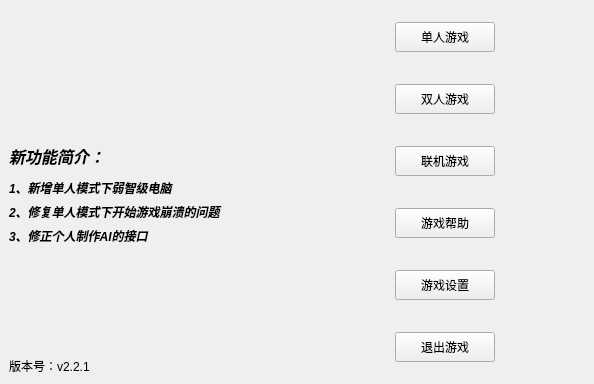
<?xml version="1.0" encoding="UTF-8"?>
<ui version="4.0">
 <class>MainMenuFace</class>
 <widget class="QWidget" name="MainMenuFace">
  <property name="geometry">
   <rect>
    <x>0</x>
    <y>0</y>
    <width>594</width>
    <height>384</height>
   </rect>
  </property>
  <property name="windowTitle">
   <string>Form</string>
  </property>
  <layout class="QHBoxLayout" name="horizontalLayout_11" stretch="0,0">
   <property name="spacing">
    <number>0</number>
   </property>
   <property name="leftMargin">
    <number>0</number>
   </property>
   <property name="topMargin">
    <number>0</number>
   </property>
   <property name="rightMargin">
    <number>0</number>
   </property>
   <property name="bottomMargin">
    <number>0</number>
   </property>
   <item>
    <widget class="QWidget" name="widget_7" native="true">
     <layout class="QVBoxLayout" name="verticalLayout_2">
      <item>
       <widget class="QWidget" name="widget_8" native="true">
        <property name="sizePolicy">
         <sizepolicy hsizetype="Preferred" vsizetype="Expanding">
          <horstretch>0</horstretch>
          <verstretch>0</verstretch>
         </sizepolicy>
        </property>
       </widget>
      </item>
      <item>
       <widget class="QLabel" name="label">
        <property name="minimumSize">
         <size>
          <width>0</width>
          <height>35</height>
         </size>
        </property>
        <property name="font">
         <font>
          <pointsize>12</pointsize>
          <weight>75</weight>
          <italic>true</italic>
          <bold>true</bold>
         </font>
        </property>
        <property name="text">
         <string>新功能简介：</string>
        </property>
       </widget>
      </item>
      <item>
       <widget class="QLabel" name="label_2">
        <property name="font">
         <font>
          <weight>75</weight>
          <italic>true</italic>
          <bold>true</bold>
         </font>
        </property>
        <property name="text">
         <string>1、新增单人模式下弱智级电脑</string>
        </property>
       </widget>
      </item>
      <item>
       <widget class="QLabel" name="label_4">
        <property name="font">
         <font>
          <weight>75</weight>
          <italic>true</italic>
          <bold>true</bold>
         </font>
        </property>
        <property name="text">
         <string>2、修复单人模式下开始游戏崩溃的问题</string>
        </property>
       </widget>
      </item>
      <item>
       <widget class="QLabel" name="label_5">
        <property name="font">
         <font>
          <weight>75</weight>
          <italic>true</italic>
          <bold>true</bold>
         </font>
        </property>
        <property name="text">
         <string>3、修正个人制作AI的接口</string>
        </property>
       </widget>
      </item>
      <item>
       <widget class="QWidget" name="widget_9" native="true">
        <property name="minimumSize">
         <size>
          <width>0</width>
          <height>100</height>
         </size>
        </property>
       </widget>
      </item>
      <item>
       <widget class="QLabel" name="label_3">
        <property name="sizePolicy">
         <sizepolicy hsizetype="Preferred" vsizetype="Fixed">
          <horstretch>0</horstretch>
          <verstretch>0</verstretch>
         </sizepolicy>
        </property>
        <property name="text">
         <string>版本号：v2.2.1</string>
        </property>
        <property name="alignment">
         <set>Qt::AlignLeading|Qt::AlignLeft|Qt::AlignVCenter</set>
        </property>
       </widget>
      </item>
     </layout>
    </widget>
   </item>
   <item>
    <widget class="QWidget" name="widget_6" native="true">
     <layout class="QVBoxLayout" name="verticalLayout">
      <item>
       <widget class="QWidget" name="widget" native="true">
        <layout class="QHBoxLayout" name="horizontalLayout">
         <item>
          <widget class="QPushButton" name="pushButton">
           <property name="sizePolicy">
            <sizepolicy hsizetype="Fixed" vsizetype="Fixed">
             <horstretch>0</horstretch>
             <verstretch>0</verstretch>
            </sizepolicy>
           </property>
           <property name="minimumSize">
            <size>
             <width>100</width>
             <height>30</height>
            </size>
           </property>
           <property name="cursor">
            <cursorShape>PointingHandCursor</cursorShape>
           </property>
           <property name="text">
            <string>单人游戏</string>
           </property>
          </widget>
         </item>
        </layout>
       </widget>
      </item>
      <item>
       <widget class="QWidget" name="widget_4" native="true">
        <layout class="QHBoxLayout" name="horizontalLayout_4">
         <item>
          <widget class="QPushButton" name="pushButton_2">
           <property name="sizePolicy">
            <sizepolicy hsizetype="Fixed" vsizetype="Fixed">
             <horstretch>0</horstretch>
             <verstretch>0</verstretch>
            </sizepolicy>
           </property>
           <property name="minimumSize">
            <size>
             <width>100</width>
             <height>30</height>
            </size>
           </property>
           <property name="cursor">
            <cursorShape>PointingHandCursor</cursorShape>
           </property>
           <property name="text">
            <string>双人游戏</string>
           </property>
          </widget>
         </item>
        </layout>
       </widget>
      </item>
      <item>
       <widget class="QWidget" name="widget_10" native="true">
        <layout class="QHBoxLayout" name="horizontalLayout_12">
         <item>
          <widget class="QPushButton" name="pushButton_11">
           <property name="sizePolicy">
            <sizepolicy hsizetype="Fixed" vsizetype="Fixed">
             <horstretch>0</horstretch>
             <verstretch>0</verstretch>
            </sizepolicy>
           </property>
           <property name="minimumSize">
            <size>
             <width>100</width>
             <height>30</height>
            </size>
           </property>
           <property name="cursor">
            <cursorShape>PointingHandCursor</cursorShape>
           </property>
           <property name="text">
            <string>联机游戏</string>
           </property>
          </widget>
         </item>
        </layout>
       </widget>
      </item>
      <item>
       <widget class="QWidget" name="widget_2" native="true">
        <layout class="QHBoxLayout" name="horizontalLayout_2">
         <item>
          <widget class="QPushButton" name="pushButton_3">
           <property name="sizePolicy">
            <sizepolicy hsizetype="Fixed" vsizetype="Fixed">
             <horstretch>0</horstretch>
             <verstretch>0</verstretch>
            </sizepolicy>
           </property>
           <property name="minimumSize">
            <size>
             <width>100</width>
             <height>30</height>
            </size>
           </property>
           <property name="cursor">
            <cursorShape>PointingHandCursor</cursorShape>
           </property>
           <property name="text">
            <string>游戏帮助</string>
           </property>
          </widget>
         </item>
        </layout>
       </widget>
      </item>
      <item>
       <widget class="QWidget" name="widget_3" native="true">
        <layout class="QHBoxLayout" name="horizontalLayout_3">
         <item>
          <widget class="QPushButton" name="pushButton_4">
           <property name="sizePolicy">
            <sizepolicy hsizetype="Fixed" vsizetype="Fixed">
             <horstretch>0</horstretch>
             <verstretch>0</verstretch>
            </sizepolicy>
           </property>
           <property name="minimumSize">
            <size>
             <width>100</width>
             <height>30</height>
            </size>
           </property>
           <property name="cursor">
            <cursorShape>PointingHandCursor</cursorShape>
           </property>
           <property name="text">
            <string>游戏设置</string>
           </property>
          </widget>
         </item>
        </layout>
       </widget>
      </item>
      <item>
       <widget class="QWidget" name="widget_5" native="true">
        <layout class="QHBoxLayout" name="horizontalLayout_5">
         <item>
          <widget class="QPushButton" name="pushButton_5">
           <property name="sizePolicy">
            <sizepolicy hsizetype="Fixed" vsizetype="Fixed">
             <horstretch>0</horstretch>
             <verstretch>0</verstretch>
            </sizepolicy>
           </property>
           <property name="minimumSize">
            <size>
             <width>100</width>
             <height>30</height>
            </size>
           </property>
           <property name="cursor">
            <cursorShape>PointingHandCursor</cursorShape>
           </property>
           <property name="text">
            <string>退出游戏</string>
           </property>
          </widget>
         </item>
        </layout>
       </widget>
      </item>
     </layout>
    </widget>
   </item>
  </layout>
 </widget>
 <resources/>
 <connections/>
</ui>
